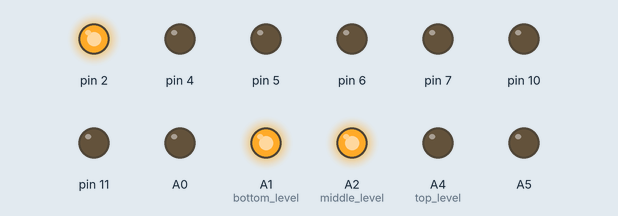
A sketch run on a simulated Arduino Uno, built with avr-gcc and run on an emulated ATmega328P. On the bench: output pins drawn as LEDs (lit = HIGH).

Above: at 0.05 s.
At 0.25 s:
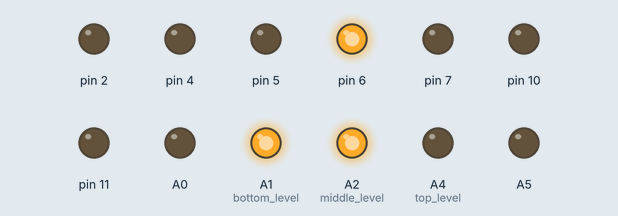
At 0.45 s:
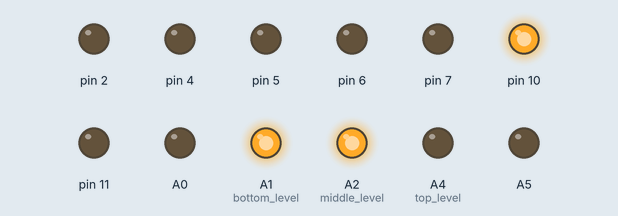
At 0.75 s:
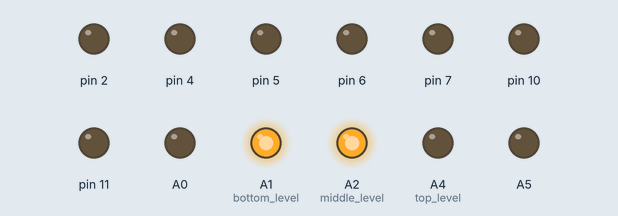
At 1.45 s:
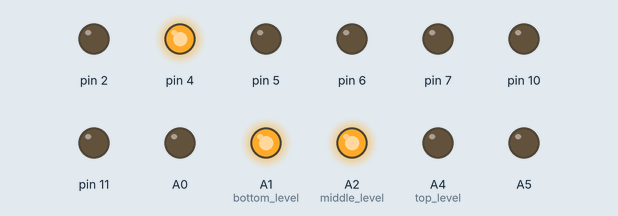
At 2.85 s:
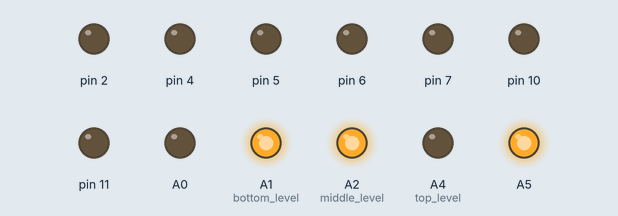
Timing chart, 0 to 3.1 s (numbered marks = the images above):
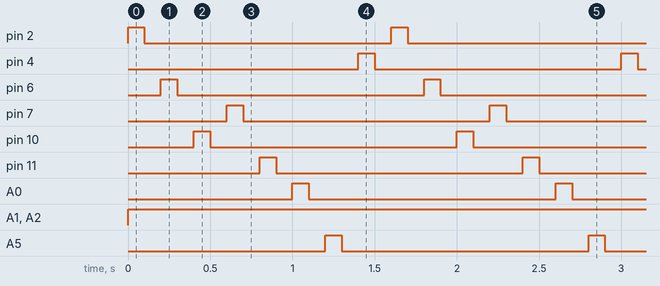

Measured:
- by itself, pin 2, pin 4, pin 6, pin 7, pin 10, pin 11, A0, A5: alternates HIGH for 0.10 s and LOW for 1.5 s
- by itself, A1 (bottom_level), A2 (middle_level): LOW → HIGH at 0.00 s
- by itself, everything shown: repeats every 1.6 s, in 16 steps

The sketch:

Top_Row.ino
```cpp
void setup() {
   pinMode(2, OUTPUT);
   pinMode(4, OUTPUT);
   pinMode(5, OUTPUT);
   pinMode(6, OUTPUT);
   pinMode(7, OUTPUT);
   pinMode(10, OUTPUT);
   pinMode(A5, OUTPUT);
    pinMode(A0, OUTPUT);
    pinMode(11, OUTPUT);
    pinMode(A4, OUTPUT);//top level
    pinMode(A2, OUTPUT);//middle level
    pinMode(A1, OUTPUT);// bottom level
}

void loop(){

  digitalWrite(A2, HIGH);
  digitalWrite(A1, HIGH);


  digitalWrite(2,HIGH);
    delay(100);
  digitalWrite(2,LOW);
    delay(100);
  digitalWrite(6, HIGH);
    delay(100);
  digitalWrite(6, LOW);
    delay(100);
  digitalWrite(10, HIGH);
    delay(100);
  digitalWrite(10, LOW);
    delay(100);
  digitalWrite(7,HIGH);
    delay(100);
  digitalWrite(7,LOW);
    delay(100);
  digitalWrite(11, HIGH);
    delay(100);
  digitalWrite(11, LOW);
    delay(100);
  digitalWrite(A0, HIGH);
    delay(100);
  digitalWrite(A0, LOW);
    delay(100);
  digitalWrite(A5, HIGH);
    delay(100);
  digitalWrite(A5, LOW);
    delay(100);
  digitalWrite(4, HIGH);
    delay(100);
  digitalWrite(4, LOW);
    delay(100);


  /*digitalWrite(10, HIGH);
  digitalWrite(7, HIGH);
  digitalWrite(11, HIGH);
  digitalWrite(A0, HIGH);
  digitalWrite(A5, HIGH);
  digitalWrite(4, HIGH);
  digitalWrite(5,HIGH);
  */


/*
  digitalWrite(A4,LOW);
  digitalWrite(A2,HIGH);
  digitalWrite(A1, HIGH);
  */


/*
void loop(){
  digitalWrite(2, HIGH);
    delay(1);
  digitalWrite(2, LOW);
   delay(1);
  digitalWrite(A4,LOW);
  delay(1);
  digitalWrite(A2,HIGH);
  digitalWrite(A1, HIGH);

  digitalWrite(4, HIGH);
  digitalWrite(4, LOW);
  digitalWrite(A4,LOW);
  digitalWrite(A2,HIGH);
  digitalWrite(A1, HIGH);

  digitalWrite(A5, HIGH);
    delay(1);
  digitalWrite(A5, LOW);
   delay(1);
  digitalWrite(A4,LOW);
  digitalWrite(A2,HIGH);
  digitalWrite(A1, HIGH);

  digitalWrite(A0, HIGH);
    delay(1);
  digitalWrite(A0, LOW);
   delay(1);
  digitalWrite(A4,LOW);
  digitalWrite(A2,HIGH);
  digitalWrite(A1, HIGH);

  digitalWrite(11, HIGH);
    delay(1);
  digitalWrite(11, LOW);
   delay(1);
  digitalWrite(A4,LOW);
  digitalWrite(A2,HIGH);
  digitalWrite(A1, HIGH);

  digitalWrite(7, HIGH);
    delay(1);
  digitalWrite(7, LOW);
   delay(1);
  digitalWrite(A4,LOW);
  digitalWrite(A2,HIGH);
  digitalWrite(A1, HIGH);

  digitalWrite(10, HIGH);
    delay(1);
  digitalWrite(10, LOW);
   delay(1);
  digitalWrite(A4,LOW);
  digitalWrite(A2,HIGH);
  digitalWrite(A1, HIGH);

  digitalWrite(6, HIGH);
    delay(1);
  digitalWrite(6, LOW);
   delay(1);
  digitalWrite(A4,LOW);
  digitalWrite(A2,HIGH);
  digitalWrite(A1, HIGH);

  digitalWrite(5, HIGH);
    delay(1);
  digitalWrite(5, LOW);
   delay(1);
  digitalWrite(A4,LOW);
  digitalWrite(A2,HIGH);
  digitalWrite(A1, HIGH);
  */
}
```
